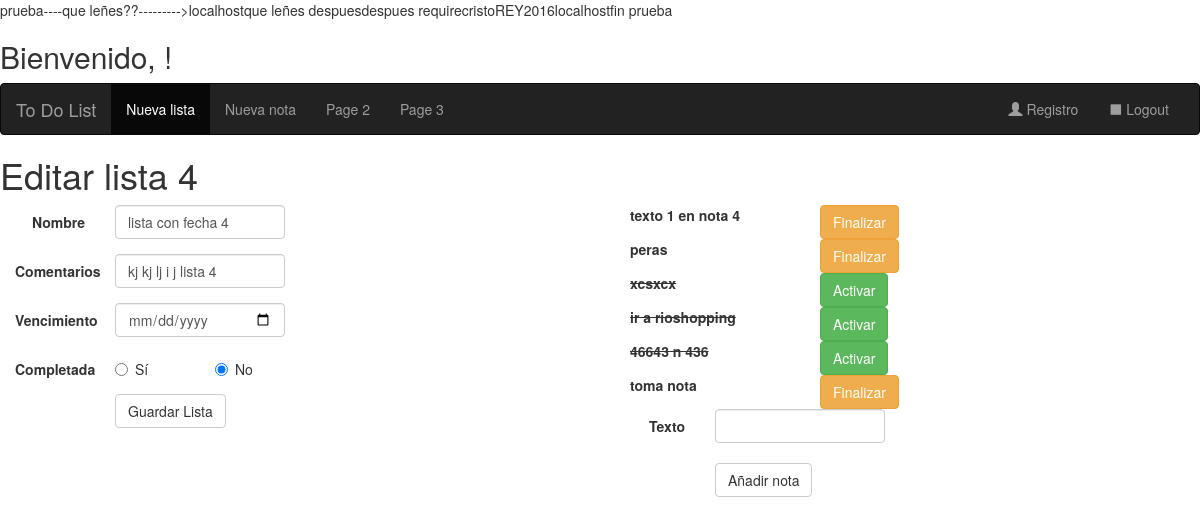
The app's page /editalista.php?idlista=4 with its own data.
### tables this page shows
CREATE TABLE `listas` (
  `id` int(11) NOT NULL,
  `nombre` varchar(256) NOT NULL,
  `comentarios` varchar(256) DEFAULT NULL,
  `fecha` datetime DEFAULT CURRENT_TIMESTAMP,
  `usuario` int(11) NOT NULL,
  `vencimiento` datetime NOT NULL DEFAULT CURRENT_TIMESTAMP,
  `completada` tinyint(1) NOT NULL DEFAULT '0'
);

CREATE TABLE `notas` (
  `id` int(11) NOT NULL,
  `texto` varchar(256) NOT NULL,
  `fecha` datetime DEFAULT CURRENT_TIMESTAMP,
  `lista` int(11) NOT NULL,
  `finalizacion` datetime NOT NULL DEFAULT CURRENT_TIMESTAMP,
  `activa` tinyint(1) NOT NULL DEFAULT '0'
);

### editalista.php (the view, shortened to what this page needs)
<?php require_once("includes/connection.php");
 ?>
<!DOCTYPE html>
<html lang="es">
<head>
		<link rel="stylesheet" href="https://maxcdn.bootstrapcdn.com/bootstrap/3.3.7/css/bootstrap.min.css">
</head>
<body>
	<div id="welcome">
	 <h2>Bienvenido, <span><?php echo $_SESSION['session_usuario'];?>! </span></h2>
 <nav class="navbar navbar-inverse">
  <div class="container-fluid">
    <div class="navbar-header">
      <a class="navbar-brand" href="intropage.php">To Do List</a>
    </div>
    <div class="collapse navbar-collapse" id="myNavbar">
      <ul class="nav navbar-nav">
        <li class="active"><a href="nuevalista.php">Nueva lista</a></li>
        <li><a href="nuevanota.php">Nueva nota</a></li>
        <li><a href="#">Page 2</a></li>
        <li><a href="#">Page 3</a></li>
      </ul>
      <ul class="nav navbar-nav navbar-right">
        <li><a href="completaregistro.php"><span class="glyphicon glyphicon-user"></span> Registro</a></li>
		<li><a href="logout.php"><span class="glyphicon glyphicon-stop"></span> Logout</a></li>
      </ul>
    </div>
  </div>
</nav>
 <h1>Editar lista
	<?php if (!empty($_GET["idlista"]))
			$datosLista="SELECT * FROM listas WHERE id=".$_SESSION['session_idlista'];
			$result = mysql_query($datosLista);
			$row = mysql_fetch_assoc($result);
			echo ' '.$_SESSION['session_idlista'];
	?></h1>
<form class="form-horizontal col-sm-6" name="registerform" id="registerform" action="editalista.php" method="post">
	<div class="form-group">
	 <label class="control-label col-sm-2">Nombre</label>
	 	<div class="col-sm-4">
	 		<input type="text" name="nombre" id="nombre" class="form-control" size="32" value="<?php echo $row['nombre'];?>">
	 	</div>
	</div>
	<div class="form-group">
	 <label class="control-label col-sm-2">Comentarios</label>
	 	<div class="col-sm-4">
	 		<input type="text" name="comentarios" id="comentarios" class="form-control" size="32" value="<?php echo $row['comentarios'];?>">
	 	</div>
	</div>
	<div class="form-group">
			<label class="control-label col-sm-2">Vencimiento</label>
			<div class="col-sm-4">
				 <input type="date" name="vencimiento" id="vencimiento" class="form-control" value="<?php echo $row['vencimiento']; ?>">
	 	 	</div>
	 </div>
	  <div class="form-group">
			<label class="control-label col-sm-2">Completada</label>
			<div class="radio col-sm-2">
				 <label><input type="radio" name="completada" id="completada" <?php if ($row['completada']) echo ' checked value="S">Sí</label>'; else echo ' value="S">Sí</label>';?>
			</div>
			<div class="radio col-sm-2">
				 <label><input type="radio" name="completada" id="completada" <?php if (!$row['completada']) echo ' checked value="N">No</label>'; else echo ' value="N">No</label>';?>
	 	 	</div>
	 </div>
  <div class="form-group">
    		<div class="col-sm-offset-2 col-sm-1">
	 			<input type="submit" name="guardar" id="guardar"class="btn btn-default" value="Guardar Lista" />
	 	 	</div>
	 </div>
</form>
	<?php
			$datosNota="SELECT * FROM notas WHERE lista=".$_SESSION['session_idlista'];
			$result = mysql_query($datosNota);
		if (mysql_num_rows($result) <> 0)
		{
			while($row=mysql_fetch_assoc($result, MYSQL_ASSOC))
			{
				echo '<div class="col-sm-6">';
					echo '<div class="col-sm-4">';
					if ($row['activa']){
							echo '<label name="e'.$row['id'].'" id="e'.$row['id'].'" value="e'.$row['id'].'">'.$row['texto'].'</label>';
					} else {
							echo '<label style="text-decoration: line-through" name="e'.$row['id'].'" id="e'.$row['id'].'" value="e'.$row['id'].'">'.$row['texto'].'</label>';
					}
					echo '</div>';
					echo '<div class="col-sm-2">';
					if ($row['activa']){
						echo '<input id="b'.$row['id'].'" type="button" class="btn btn-warning" href="javascript:;" onclick="FinalizaNota($'."('#".$row['id']."').val(),'#e".$row['id']."');return false;".'" value="Finalizar"/></input>';
					} else {
						echo '<input id="b'.$row['id'].'" type="button" class="btn btn-success" href="javascript:;" onclick="FinalizaNota($'."('#".$row['id']."').val(),'#e".$row['id']."');return false;".'" value="Activar"/></input>';
					}
					echo '</div>';
				echo '</div>';
		 	}
		 }
 			echo '<form class="form-horizontal col-sm-6" name="registerform" id="registerform" action="editalista.php" method="post">';
			echo '<div class="list-group">';
				echo '<div class="form-group">';
					echo '<label class="control-label col-sm-2">Texto</label>';
					echo '<div class="col-sm-4"> ';
						echo '<input type="text" name="texto" id="texto" class="form-control" value="">';
					echo '</div>';
				echo '</div>';
			echo '</div>';
	?>
	  <div class="form-group">
				<div class="col-sm-offset-2 col-sm-1">
					<input type="submit" name="guardarnota" id="guardarnota" class="btn btn-default" value="Añadir nota" />
				</div>
		 </div>
</form>
</body>
</html>

### records on screen
listas: nombre "lista con fecha 4", comentarios "kj kj lj i j lista 4", completada "☐ Sí", completada "☑ No"
notas: texto "texto 1 en nota 4"
notas: texto "peras"
notas: texto "xcsxcx"
notas: texto "ir a rioshopping"
notas: texto "46643 n 436"
notas: texto "toma nota"

### other values on screen
DB_SERVER "localhost"
DB_PASS "cristoREY2016"
$_SESSION['session_idlista'] "4"
